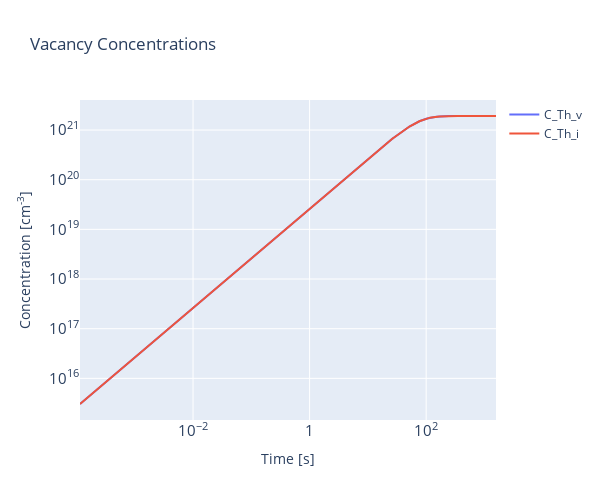
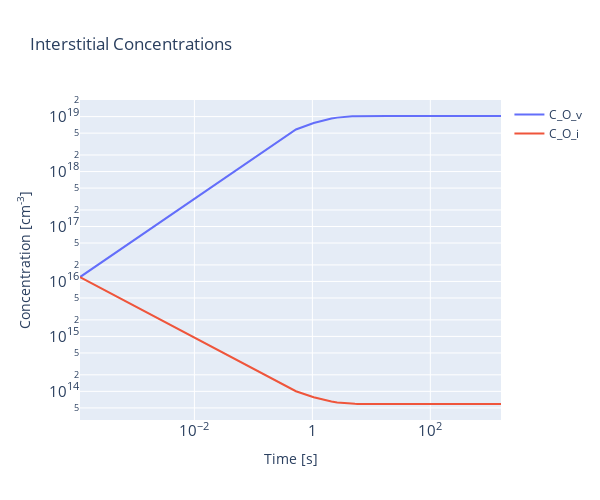
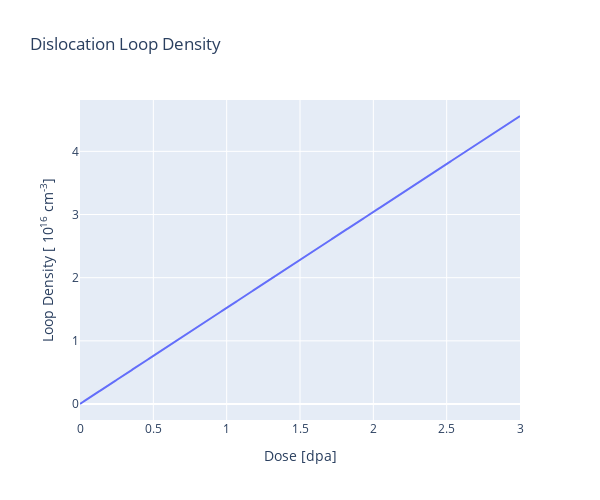
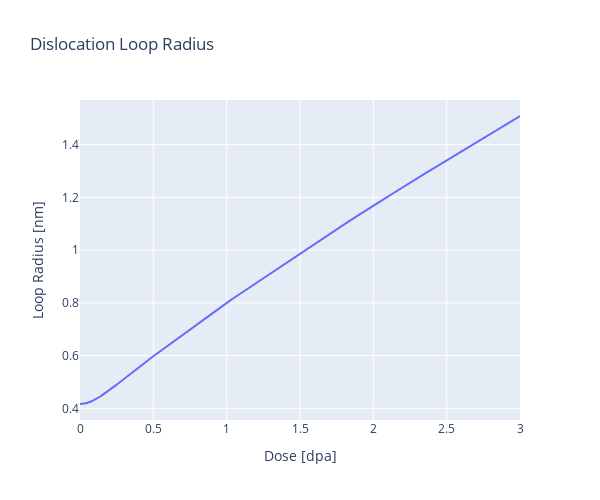

Write notebook code for charts like these, in order.
### Markdown cell above
<h3>Testing ODE system</h3>

### Code cell
#Collect results and plot
solution = solve_ivp(ODE_system, method='BDF', t_span=t_span, y0=y0,
                     args=(ode_params,), t_eval=t_eval)

results = pd.DataFrame(solution.y.T,
                       columns=['C_Th_v','C_O_v','C_Th_i','C_O_i','N_L','R_L'])
results['time'] = solution.t

interactive_plots(results, G_0)

### Figure 1 — Plotly figure (JSON) as saved in the notebook; plotly's stock layout.template omitted (floating-point values rounded to 4 significant figures; data arrays with more than 128 entries replaced by an {"elided": "..."} marker saying what was removed)
{"data": [{"mode": "lines", "name": "C_Th_v", "type": "scatter", "x": {"elided": "3000 float values"}, "y": {"elided": "3000 float values"}}, {"mode": "lines", "name": "C_Th_i", "type": "scatter", "x": {"elided": "3000 float values"}, "y": {"elided": "3000 float values"}}], "layout": {"height": 500, "title": {"text": "Vacancy Concentrations"}, "width": 600, "xaxis": {"exponentformat": "power", "title": {"text": "Time [s]"}, "type": "log"}, "yaxis": {"exponentformat": "power", "title": {"text": "Concentration [cm<sup>-3</sup>]"}, "type": "log"}}}

### Figure 2 — Plotly figure (JSON) as saved in the notebook; plotly's stock layout.template omitted (floating-point values rounded to 4 significant figures; data arrays with more than 128 entries replaced by an {"elided": "..."} marker saying what was removed)
{"data": [{"mode": "lines", "name": "C_O_v", "type": "scatter", "x": {"elided": "3000 float values"}, "y": {"elided": "3000 float values"}}, {"mode": "lines", "name": "C_O_i", "type": "scatter", "x": {"elided": "3000 float values"}, "y": {"elided": "3000 float values"}}], "layout": {"height": 500, "title": {"text": "Interstitial Concentrations"}, "width": 600, "xaxis": {"exponentformat": "power", "title": {"text": "Time [s]"}, "type": "log"}, "yaxis": {"exponentformat": "power", "title": {"text": "Concentration [cm<sup>-3</sup>]"}, "type": "log"}}}

### Figure 3 — Plotly figure (JSON) as saved in the notebook; plotly's stock layout.template omitted (floating-point values rounded to 4 significant figures; data arrays with more than 128 entries replaced by an {"elided": "..."} marker saying what was removed)
{"data": [{"mode": "lines", "name": "N_L", "type": "scatter", "x": {"elided": "3000 float values"}, "y": {"elided": "3000 float values"}}], "layout": {"height": 500, "title": {"text": "Dislocation Loop Density"}, "width": 600, "xaxis": {"title": {"text": "Dose [dpa]"}}, "yaxis": {"title": {"text": "Loop Density [ 10<sup>16</sup> cm<sup>-3</sup>] "}}}}

### Figure 4 — Plotly figure (JSON) as saved in the notebook; plotly's stock layout.template omitted (floating-point values rounded to 4 significant figures; data arrays with more than 128 entries replaced by an {"elided": "..."} marker saying what was removed)
{"data": [{"mode": "lines", "name": "R_L", "type": "scatter", "x": {"elided": "3000 float values"}, "y": {"elided": "3000 float values"}}], "layout": {"height": 500, "title": {"text": "Dislocation Loop Radius"}, "width": 600, "xaxis": {"title": {"text": "Dose [dpa]"}}, "yaxis": {"title": {"text": "Loop Radius [nm]"}}}}
